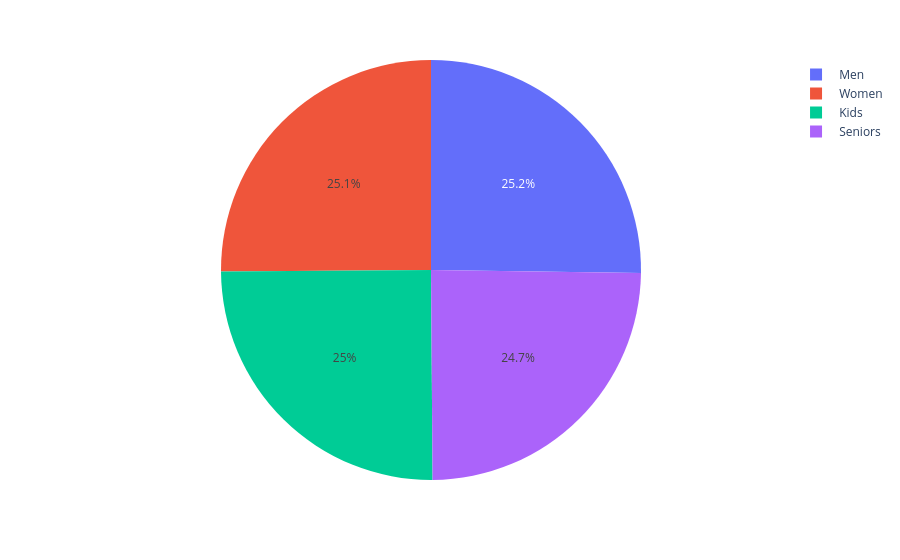

Here is the notebook cell this chart was saved with:
### Code cell
px.pie(avg_units_by_group, values=avg_units_by_group.values, names=avg_units_by_group.index)

### Figure 1 — Plotly figure (JSON) as saved in the notebook; plotly's stock layout.template omitted (floating-point values rounded to 4 significant figures)
{"data": [{"domain": {"x": [0, 1], "y": [0, 1]}, "hovertemplate": "Group=%{label}<br>value=%{value}<extra></extra>", "labels": [" Men", " Women", " Kids", " Seniors"], "legendgroup": "", "name": "", "showlegend": true, "type": "pie", "values": [0.2563, 0.2553, 0.254, 0.2506]}], "layout": {"autosize": true, "legend": {"tracegroupgap": 0}, "margin": {"t": 60}}}
